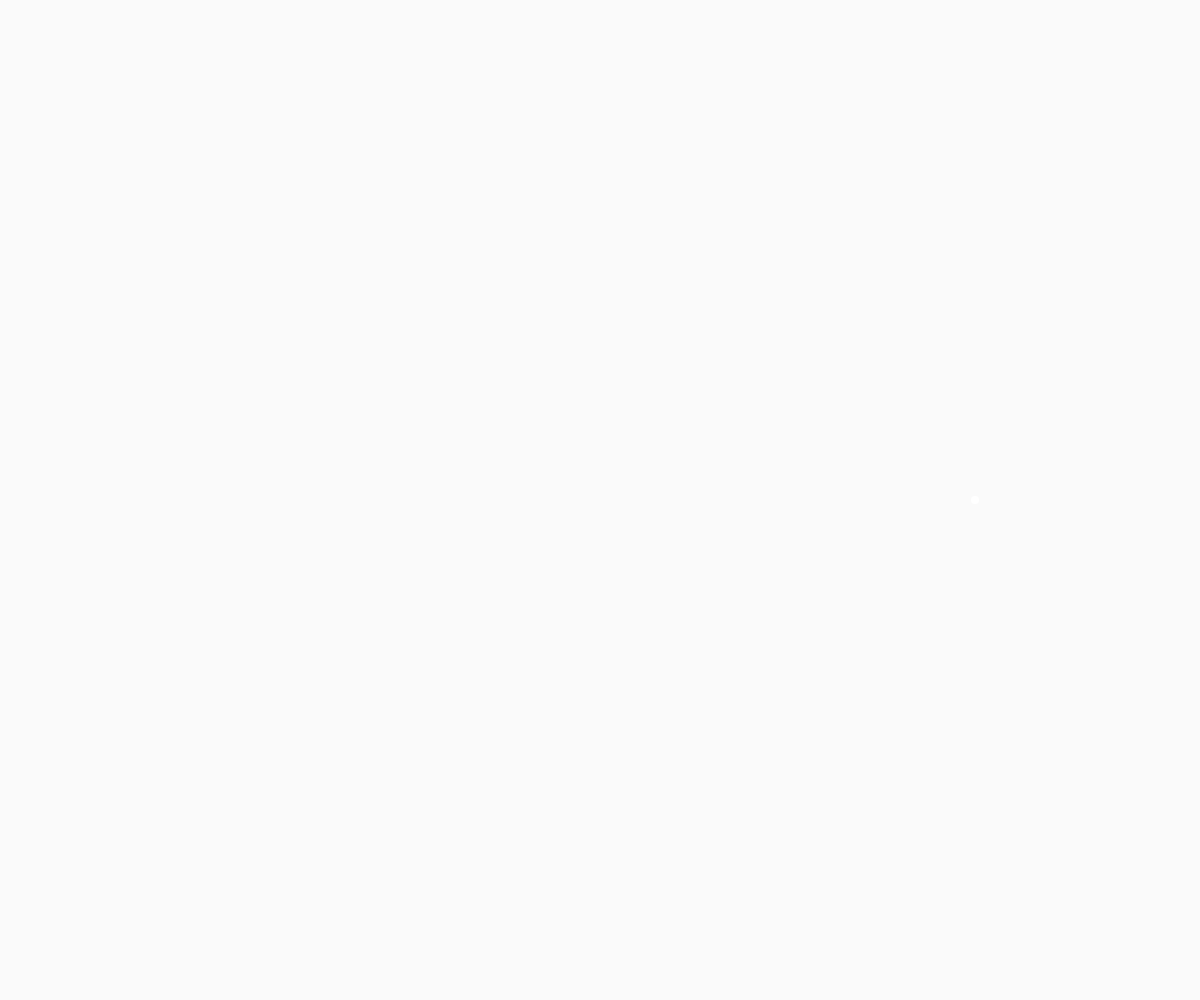
Frame 1 (no input)
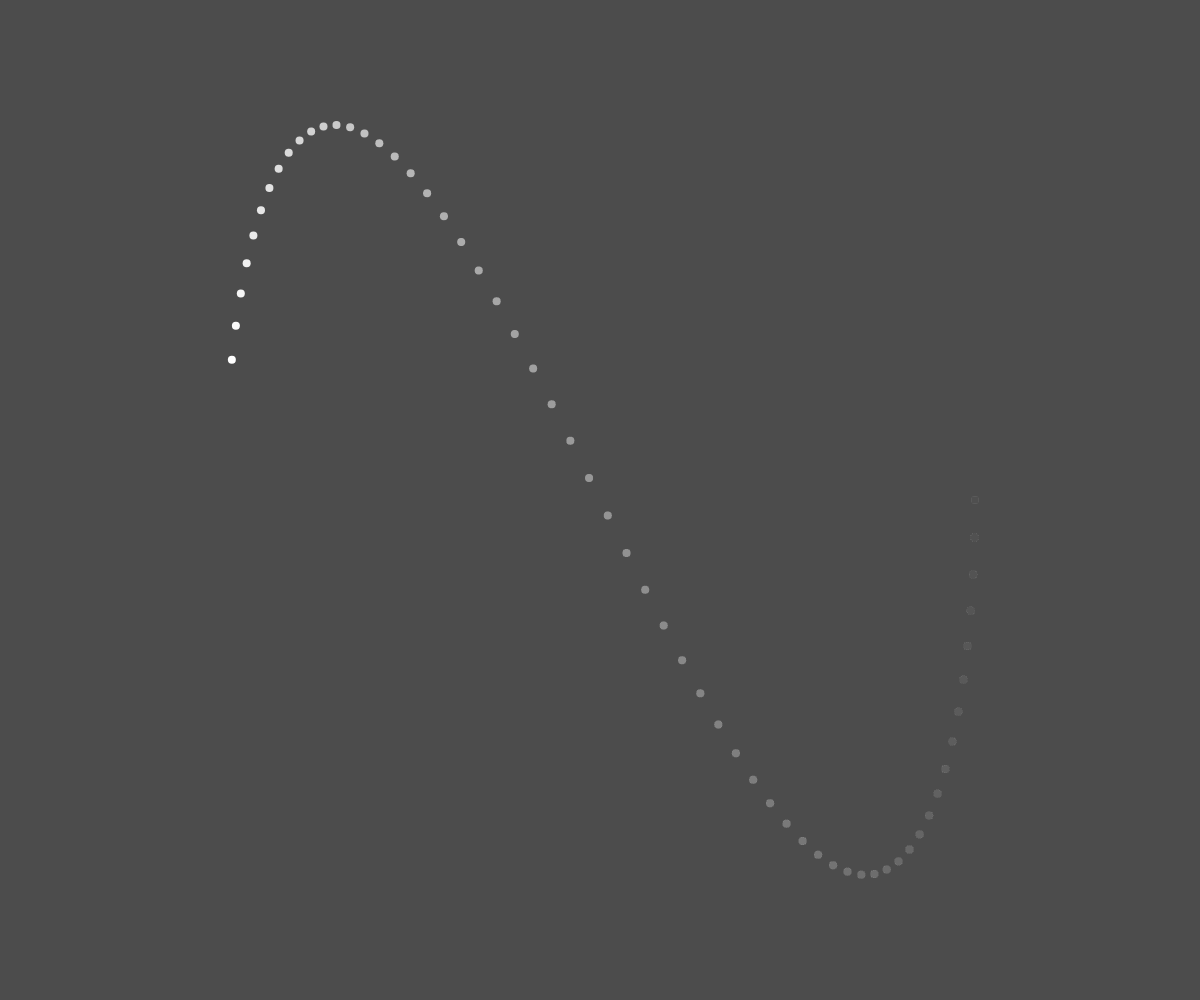
Frame 60 (no input)
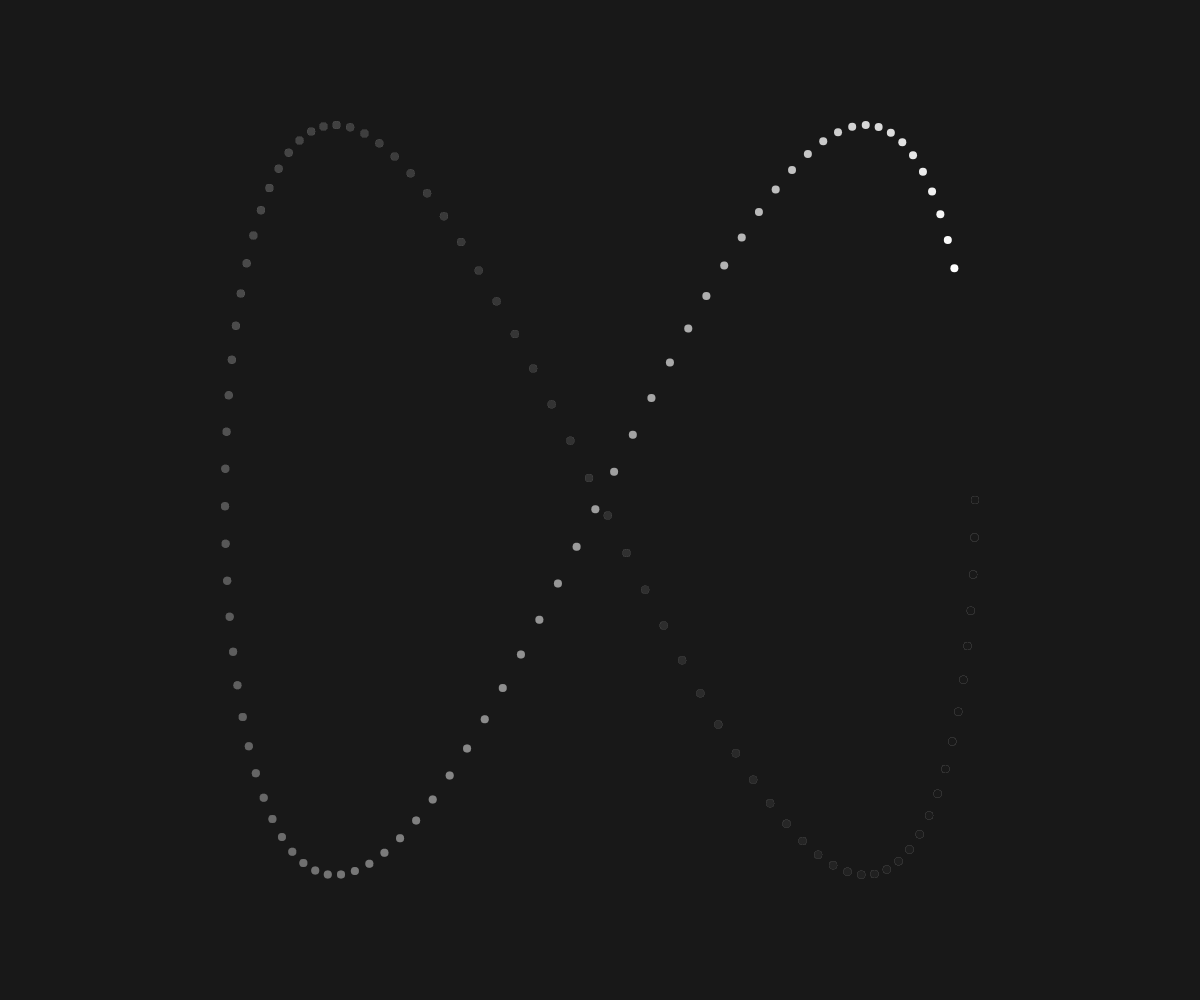
Frame 120 (the mouse pressed at the canvas centre since frame 60)

The p5.js sketch that drew these frames (run headless with seeded random() and noise() and a simulated clock; from frame 60 on, the mouse is pressed at the canvas centre):

// p5.js sketch
// ── sketch.js
/*
Based on the lissajous curve example from Code as a Creative Medium
https://github.com/CodeAsCreativeMedium/exercises/blob/main/09_curves/06_lissajous/lissajous_js/lissajous_js.js

Lissajous curve:
https://en.wikipedia.org/wiki/Lissajous_curve
*/

let t = 0;

function setup() {
  createCanvas(windowWidth, windowHeight);
  stroke(255);
  strokeWeight(8);
}

function draw() {
  background(0, 5);

  let minDimension = min(width, height);
  let radius = (minDimension * 3) / 8;


  x = cos((5 * t) / 10) * radius + width / 2;
  y = sin((10 * t) / 10) * radius + height / 2;


  point(x, y);

  t += 0.1;
}

function windowResized() {
  resizeCanvas(windowWidth, windowHeight);
  background(0);
}
